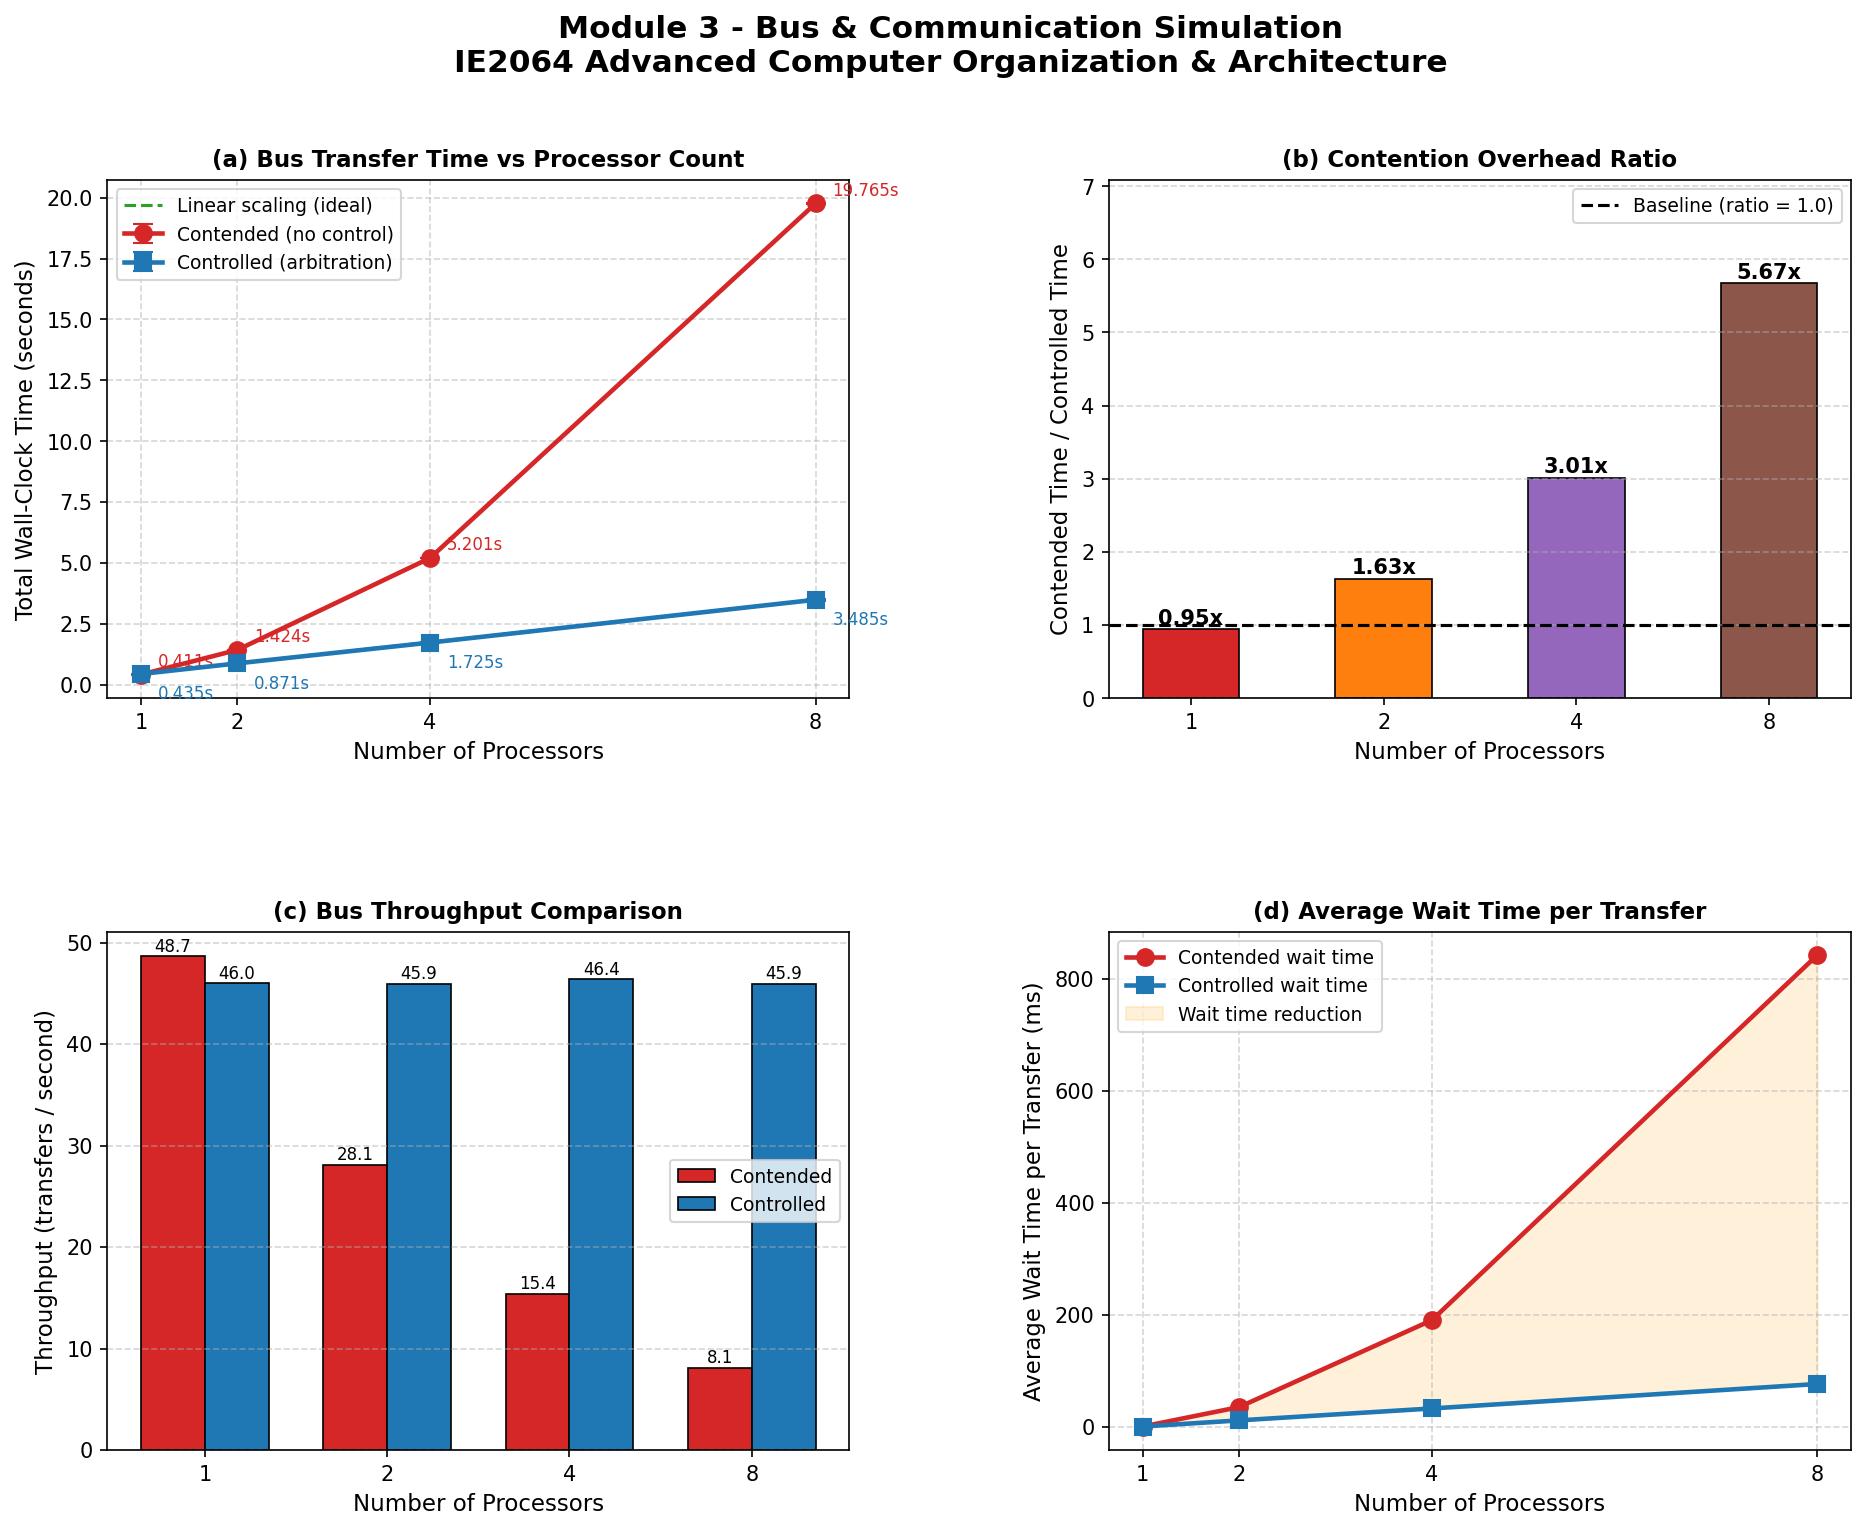

Source code (Python):
"""
===============================================================
Module 3: Bus & Communication Simulation
IE2064 - Advanced Computer Organization & Architecture
Assignment - Task 2.4

Demonstrates:
  - Shared bus contention with multiple processors
  - Contention control via arbitration
  - Measures total bus transfer time with 1, 2, 4, 8 processors
  - Plots:
      (a) Bus transfer time vs processor count
      (b) Contention overhead ratio
      (c) Throughput comparison
      (d) Average wait time per transfer
  - Prints structured results tables
===============================================================
"""

import threading
import time
import matplotlib.pyplot as plt
import matplotlib.gridspec as gridspec
import numpy as np

# ===============================================================
# CONFIGURATION
# ===============================================================

PROCESSOR_COUNTS   = [1, 2, 4, 8]
TRANSFERS_PER_PROC = 20
TRANSFER_TIME      = 0.02      # 20 ms
REPEAT_RUNS        = 3

# Fixed parameters
CONTENTION_PENALTY = 0.015     # makes uncontrolled bus worse at higher load
ARBITRATION_DELAY  = 0.0005    # small overhead for controlled bus

# ===============================================================
# CLASS 1: CONTENDED SHARED BUS (NO CONTROL)
# ===============================================================

class SharedBus:
    """
    Uncontrolled shared bus.
    All processors compete directly for a single shared bus.
    As more processors wait, additional contention penalty is added.
    """

    def __init__(self, transfer_time: float = 0.02,
                 contention_penalty: float = 0.015):
        self.lock = threading.Lock()
        self.transfer_time = transfer_time
        self.contention_penalty = contention_penalty
        self.waiting_processors = 0
        self.wait_times = []
        self._stats_lock = threading.Lock()

    def request_and_transfer(self, processor_id: int, transfers: int) -> float:
        total_start = time.perf_counter()

        for _ in range(transfers):
            wait_start = time.perf_counter()

            with self._stats_lock:
                self.waiting_processors += 1
                current_waiters = self.waiting_processors

            with self.lock:
                wait_end = time.perf_counter()
                wait_time = wait_end - wait_start

                with self._stats_lock:
                    self.wait_times.append(wait_time)

                # actual transfer time
                time.sleep(self.transfer_time)

                # extra delay caused by uncontrolled contention
                if current_waiters > 1:
                    extra_delay = self.contention_penalty * (current_waiters - 1)
                    time.sleep(extra_delay)

            with self._stats_lock:
                self.waiting_processors -= 1

        return time.perf_counter() - total_start


# ===============================================================
# CLASS 2: CONTROLLED BUS (ORDERED ARBITRATION)
# ===============================================================

class ControlledBus:
    """
    Controlled shared bus using condition-based arbitration.
    Threads wait in an orderly way, reducing uncontrolled contention.
    """

    def __init__(self, transfer_time: float = 0.02,
                 arbitration_delay: float = 0.0005):
        self.transfer_time = transfer_time
        self.arbitration_delay = arbitration_delay
        self.condition = threading.Condition()
        self.bus_busy = False
        self.wait_times = []

    def request_and_transfer(self, processor_id: int, transfers: int) -> float:
        total_start = time.perf_counter()

        for _ in range(transfers):
            wait_start = time.perf_counter()

            with self.condition:
                while self.bus_busy:
                    self.condition.wait()
                self.bus_busy = True

            wait_end = time.perf_counter()
            wait_time = wait_end - wait_start
            self.wait_times.append(wait_time)

            # small arbitration overhead
            time.sleep(self.arbitration_delay)

            # actual transfer
            time.sleep(self.transfer_time)

            with self.condition:
                self.bus_busy = False
                self.condition.notify()

        return time.perf_counter() - total_start


# ===============================================================
# EXPERIMENT RUNNER
# ===============================================================

def run_experiment(bus_class, bus_kwargs: dict,
                   num_processors: int,
                   transfers_per_proc: int,
                   repeat: int = 3) -> dict:
    """
    Runs the bus simulation `repeat` times and returns averaged results.
    """
    wall_times = []
    avg_wait_list = []
    throughput_list = []

    for _ in range(repeat):
        bus = bus_class(**bus_kwargs)
        results = [0.0] * num_processors
        threads = []

        def worker(pid):
            results[pid] = bus.request_and_transfer(pid, transfers_per_proc)

        wall_start = time.perf_counter()

        for i in range(num_processors):
            t = threading.Thread(target=worker, args=(i,))
            threads.append(t)
            t.start()

        for t in threads:
            t.join()

        wall_end = time.perf_counter()

        wall_time = wall_end - wall_start
        wall_times.append(wall_time)

        total_ops = num_processors * transfers_per_proc
        throughput = total_ops / wall_time
        throughput_list.append(throughput)

        if bus.wait_times:
            avg_wait_list.append(float(np.mean(bus.wait_times)))
        else:
            avg_wait_list.append(0.0)

    return {
        "wall_time": float(np.mean(wall_times)),
        "wall_time_std": float(np.std(wall_times)),
        "throughput": float(np.mean(throughput_list)),
        "avg_wait": float(np.mean(avg_wait_list)),
        "num_processors": num_processors,
    }


# ===============================================================
# COLLECT ALL RESULTS
# ===============================================================

def collect_results():
    contended_results = []
    controlled_results = []

    contended_kwargs = {
        "transfer_time": TRANSFER_TIME,
        "contention_penalty": CONTENTION_PENALTY,
    }

    controlled_kwargs = {
        "transfer_time": TRANSFER_TIME,
        "arbitration_delay": ARBITRATION_DELAY,
    }

    print("\nRunning experiments... (this may take ~30 seconds)\n")

    for n in PROCESSOR_COUNTS:
        print(f"  Testing {n} processor(s)...", end=" ", flush=True)

        res_c = run_experiment(
            SharedBus,
            contended_kwargs,
            n,
            TRANSFERS_PER_PROC,
            REPEAT_RUNS
        )
        contended_results.append(res_c)

        res_k = run_experiment(
            ControlledBus,
            controlled_kwargs,
            n,
            TRANSFERS_PER_PROC,
            REPEAT_RUNS
        )
        controlled_results.append(res_k)

        print("Done")

    return contended_results, controlled_results


# ===============================================================
# PRINT RESULTS TABLES
# ===============================================================

def print_results_table(contended_results, controlled_results):
    print("\n" + "=" * 82)
    print("  MODULE 3 - Bus & Communication Simulation Results")
    print("=" * 82)
    print(f"  Transfer time per operation : {TRANSFER_TIME * 1000:.0f} ms")
    print(f"  Transfers per processor     : {TRANSFERS_PER_PROC}")
    print(f"  Averaged over               : {REPEAT_RUNS} runs")
    print("=" * 82)

    print("\n  TABLE 1: Total Wall-Clock Time (seconds)")
    print("  " + "-" * 74)
    print(f"  {'Processors':<12} {'Contended (s)':<20} {'Controlled (s)':<20} "
          f"{'Overhead %':<15} {'Reduction %'}")
    print("  " + "-" * 74)

    for c, k in zip(contended_results, controlled_results):
        n = c["num_processors"]
        overhead = ((c["wall_time"] - k["wall_time"]) / k["wall_time"]) * 100
        reduction = ((c["wall_time"] - k["wall_time"]) / c["wall_time"]) * 100

        print(f"  {n:<12} "
              f"{c['wall_time']:<20.4f} "
              f"{k['wall_time']:<20.4f} "
              f"{overhead:<15.1f} "
              f"{reduction:.1f}")

    print("\n  TABLE 2: Bus Throughput (transfers/second)")
    print("  " + "-" * 58)
    print(f"  {'Processors':<12} {'Contended':<20} {'Controlled':<20}")
    print("  " + "-" * 58)

    for c, k in zip(contended_results, controlled_results):
        n = c["num_processors"]
        print(f"  {n:<12} {c['throughput']:<20.2f} {k['throughput']:<20.2f}")

    print("\n  TABLE 3: Average Wait Time per Transfer (seconds)")
    print("  " + "-" * 58)
    print(f"  {'Processors':<12} {'Contended':<20} {'Controlled':<20}")
    print("  " + "-" * 58)

    for c, k in zip(contended_results, controlled_results):
        n = c["num_processors"]
        print(f"  {n:<12} {c['avg_wait']:<20.5f} {k['avg_wait']:<20.5f}")

    print("\n  TABLE 4: Speedup (relative to 1 processor, contended)")
    print("  " + "-" * 58)
    print(f"  {'Processors':<12} {'Contended':<20} {'Controlled':<20} {'Ideal'}")
    print("  " + "-" * 58)

    base_c = contended_results[0]["wall_time"]
    base_k = controlled_results[0]["wall_time"]

    for c, k in zip(contended_results, controlled_results):
        n = c["num_processors"]
        speedup_c = base_c / c["wall_time"]
        speedup_k = base_k / k["wall_time"]
        ideal = 1.0   # single shared bus remains serial

        print(f"  {n:<12} {speedup_c:<20.4f} {speedup_k:<20.4f} {ideal:.4f}")

    print("=" * 82)


# ===============================================================
# PLOT RESULTS
# ===============================================================

def plot_results(contended_results, controlled_results):
    n_vals = [r["num_processors"] for r in contended_results]
    c_times = [r["wall_time"] for r in contended_results]
    k_times = [r["wall_time"] for r in controlled_results]
    c_times_std = [r["wall_time_std"] for r in contended_results]
    k_times_std = [r["wall_time_std"] for r in controlled_results]
    c_throughput = [r["throughput"] for r in contended_results]
    k_throughput = [r["throughput"] for r in controlled_results]
    c_wait = [r["avg_wait"] for r in contended_results]
    k_wait = [r["avg_wait"] for r in controlled_results]

    ideal_time = [k_times[0] * n for n in n_vals]
    ratio = [c / k for c, k in zip(c_times, k_times)]

    fig = plt.figure(figsize=(15, 11))
    fig.suptitle(
        "Module 3 - Bus & Communication Simulation\n"
        "IE2064 Advanced Computer Organization & Architecture",
        fontsize=15, fontweight="bold", y=0.98
    )

    gs = gridspec.GridSpec(2, 2, figure=fig, hspace=0.45, wspace=0.35)

    ax1 = fig.add_subplot(gs[0, 0])
    ax2 = fig.add_subplot(gs[0, 1])
    ax3 = fig.add_subplot(gs[1, 0])
    ax4 = fig.add_subplot(gs[1, 1])

    COLOR_CONTENDED = "#d62728"
    COLOR_CONTROLLED = "#1f77b4"
    COLOR_IDEAL = "#2ca02c"

    # (a) Bus transfer time
    ax1.errorbar(
        n_vals, c_times, yerr=c_times_std,
        fmt="o-", color=COLOR_CONTENDED,
        linewidth=2.2, markersize=8, capsize=5,
        label="Contended (no control)", zorder=3
    )
    ax1.errorbar(
        n_vals, k_times, yerr=k_times_std,
        fmt="s-", color=COLOR_CONTROLLED,
        linewidth=2.2, markersize=8, capsize=5,
        label="Controlled (arbitration)", zorder=3
    )
    ax1.plot(
        n_vals, ideal_time, "--",
        color=COLOR_IDEAL, linewidth=1.5,
        label="Linear scaling (ideal)"
    )

    for i, n in enumerate(n_vals):
        ax1.annotate(
            f"{c_times[i]:.3f}s", (n, c_times[i]),
            textcoords="offset points", xytext=(8, 4),
            fontsize=8, color=COLOR_CONTENDED
        )
        ax1.annotate(
            f"{k_times[i]:.3f}s", (n, k_times[i]),
            textcoords="offset points", xytext=(8, -12),
            fontsize=8, color=COLOR_CONTROLLED
        )

    ax1.set_xlabel("Number of Processors", fontsize=11)
    ax1.set_ylabel("Total Wall-Clock Time (seconds)", fontsize=11)
    ax1.set_title("(a) Bus Transfer Time vs Processor Count",
                  fontsize=11, fontweight="bold")
    ax1.legend(fontsize=9)
    ax1.grid(True, linestyle="--", alpha=0.5)
    ax1.set_xticks(n_vals)

    # (b) Overhead ratio
    bar_colors = ["#d62728", "#ff7f0e", "#9467bd", "#8c564b"]
    bars = ax2.bar(
        [str(n) for n in n_vals], ratio,
        color=bar_colors, edgecolor="black",
        linewidth=0.8, width=0.5
    )
    ax2.axhline(
        y=1.0, color="black", linestyle="--",
        linewidth=1.5, label="Baseline (ratio = 1.0)"
    )

    for bar, r in zip(bars, ratio):
        ax2.text(
            bar.get_x() + bar.get_width() / 2,
            bar.get_height() + 0.01,
            f"{r:.2f}x",
            ha="center", va="bottom",
            fontsize=10, fontweight="bold"
        )

    ax2.set_xlabel("Number of Processors", fontsize=11)
    ax2.set_ylabel("Contended Time / Controlled Time", fontsize=11)
    ax2.set_title("(b) Contention Overhead Ratio",
                  fontsize=11, fontweight="bold")
    ax2.legend(fontsize=9)
    ax2.grid(True, axis="y", linestyle="--", alpha=0.5)
    ax2.set_ylim(0, max(ratio) * 1.25)

    # (c) Throughput comparison
    x = np.arange(len(n_vals))
    width = 0.35

    bars_c = ax3.bar(
        x - width / 2, c_throughput, width,
        label="Contended",
        color=COLOR_CONTENDED,
        edgecolor="black", linewidth=0.8
    )
    bars_k = ax3.bar(
        x + width / 2, k_throughput, width,
        label="Controlled",
        color=COLOR_CONTROLLED,
        edgecolor="black", linewidth=0.8
    )

    for bar in bars_c:
        ax3.text(
            bar.get_x() + bar.get_width() / 2,
            bar.get_height() + 0.1,
            f"{bar.get_height():.1f}",
            ha="center", va="bottom", fontsize=8
        )
    for bar in bars_k:
        ax3.text(
            bar.get_x() + bar.get_width() / 2,
            bar.get_height() + 0.1,
            f"{bar.get_height():.1f}",
            ha="center", va="bottom", fontsize=8
        )

    ax3.set_xlabel("Number of Processors", fontsize=11)
    ax3.set_ylabel("Throughput (transfers / second)", fontsize=11)
    ax3.set_title("(c) Bus Throughput Comparison",
                  fontsize=11, fontweight="bold")
    ax3.set_xticks(x)
    ax3.set_xticklabels([str(n) for n in n_vals])
    ax3.legend(fontsize=9)
    ax3.grid(True, axis="y", linestyle="--", alpha=0.5)

    # (d) Average wait time
    ax4.plot(
        n_vals, [w * 1000 for w in c_wait],
        "o-", color=COLOR_CONTENDED,
        linewidth=2.2, markersize=8,
        label="Contended wait time"
    )
    ax4.plot(
        n_vals, [w * 1000 for w in k_wait],
        "s-", color=COLOR_CONTROLLED,
        linewidth=2.2, markersize=8,
        label="Controlled wait time"
    )
    ax4.fill_between(
        n_vals,
        [w * 1000 for w in c_wait],
        [w * 1000 for w in k_wait],
        alpha=0.15, color="orange",
        label="Wait time reduction"
    )

    ax4.set_xlabel("Number of Processors", fontsize=11)
    ax4.set_ylabel("Average Wait Time per Transfer (ms)", fontsize=11)
    ax4.set_title("(d) Average Wait Time per Transfer",
                  fontsize=11, fontweight="bold")
    ax4.legend(fontsize=9)
    ax4.grid(True, linestyle="--", alpha=0.5)
    ax4.set_xticks(n_vals)

    plt.savefig("module3_bus_communication.png", dpi=150, bbox_inches="tight")
    print("\n[Module 3] Graph saved -> module3_bus_communication.png")
    plt.show()


# ===============================================================
# ANALYSIS SUMMARY
# ===============================================================

def print_analysis(contended_results, controlled_results):
    print("\n" + "=" * 82)
    print("  MODULE 3 - Analysis & Discussion")
    print("=" * 82)

    c8 = contended_results[-1]
    k8 = controlled_results[-1]

    overhead_8 = ((c8["wall_time"] - k8["wall_time"]) / k8["wall_time"]) * 100
    reduction_8 = ((c8["wall_time"] - k8["wall_time"]) / c8["wall_time"]) * 100

    print(f"""
  THEORETICAL PREDICTION (Task 1.3):
  --------------------------------------------------------------
  • A single shared bus is a serial bottleneck.
  • As processor count increases, contention increases because all
    processors share one communication channel.
  • Transfer time therefore rises with processor count.
  • Arbitration reduces uncontrolled contention but does not remove
    the fundamental serial nature of the shared bus.

  SIMULATION FINDINGS:
  --------------------------------------------------------------
  • At 8 processors, contended bus time = {c8['wall_time']:.4f}s
  • At 8 processors, controlled bus time = {k8['wall_time']:.4f}s
  • Arbitration reduced total time by {reduction_8:.1f}%
  • Contention overhead at 8 processors = {overhead_8:.1f}%
  • Controlled throughput is higher than contended throughput under load
  • Controlled wait time is lower than contended wait time under load

  CONCLUSION:
  --------------------------------------------------------------
  • The simulation confirms that the shared bus becomes a bottleneck
    as processor count increases.
  • A single-bus system is suitable only for small multiprocessor
    systems.
  • Arbitration improves efficiency, but scalability remains limited.
  • For larger systems, interconnection networks such as crossbar,
    mesh, or hypercube are more suitable.
    """)
    print("=" * 82)


# ===============================================================
# MAIN
# ===============================================================

def module3_main():
    print("\n" + "=" * 82)
    print("  MODULE 3 - Bus & Communication Simulation")
    print("  IE2064 Advanced Computer Organization & Architecture")
    print("=" * 82)
    print(f"  Processor counts      : {PROCESSOR_COUNTS}")
    print(f"  Transfers per proc    : {TRANSFERS_PER_PROC}")
    print(f"  Transfer time         : {TRANSFER_TIME * 1000:.0f} ms")
    print(f"  Contention penalty    : {CONTENTION_PENALTY * 1000:.1f} ms")
    print(f"  Arbitration delay     : {ARBITRATION_DELAY * 1000:.1f} ms")
    print(f"  Averaged over         : {REPEAT_RUNS} runs")

    contended_results, controlled_results = collect_results()
    print_results_table(contended_results, controlled_results)
    print_analysis(contended_results, controlled_results)
    plot_results(contended_results, controlled_results)


if __name__ == "__main__":
    module3_main()
